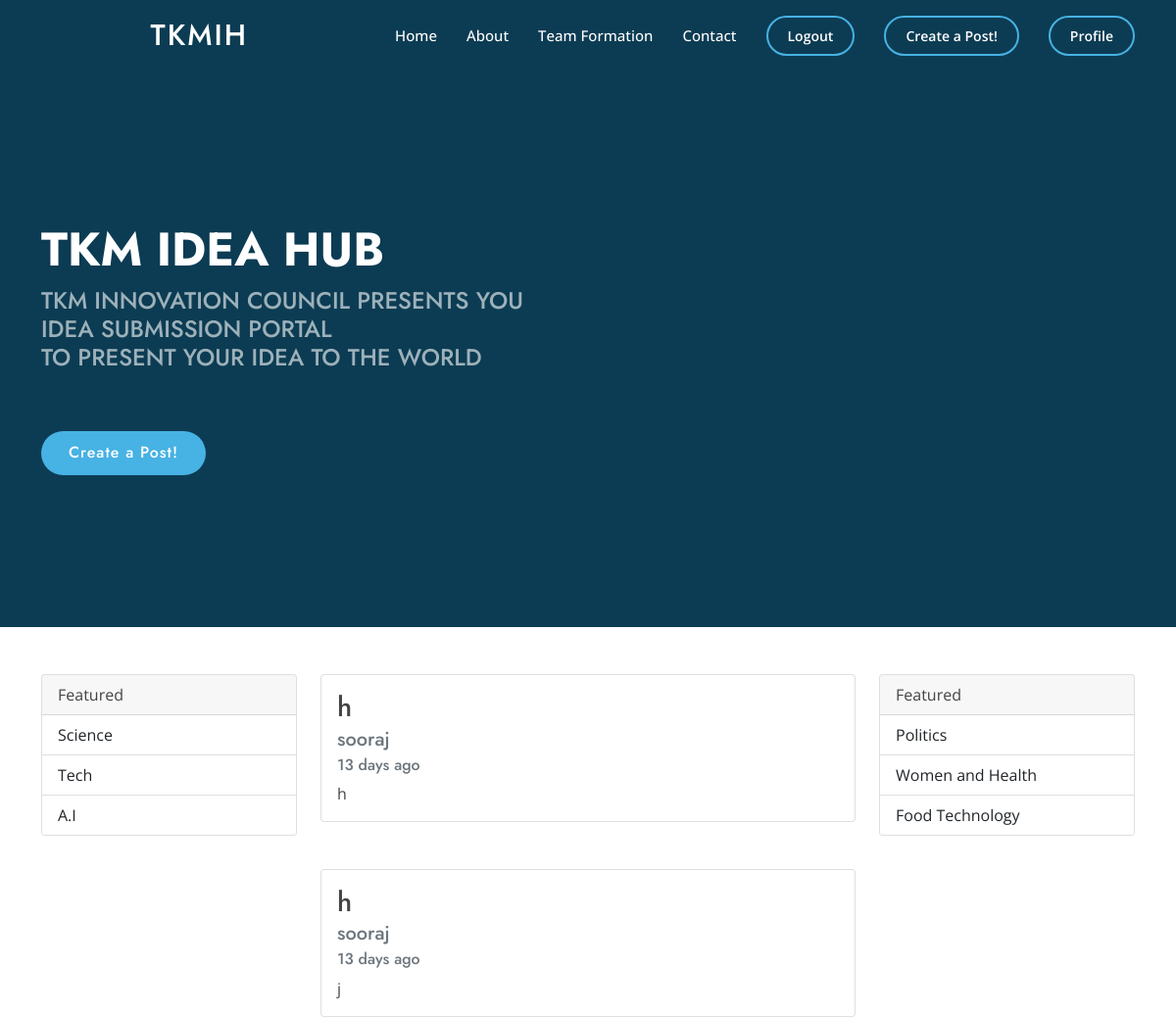
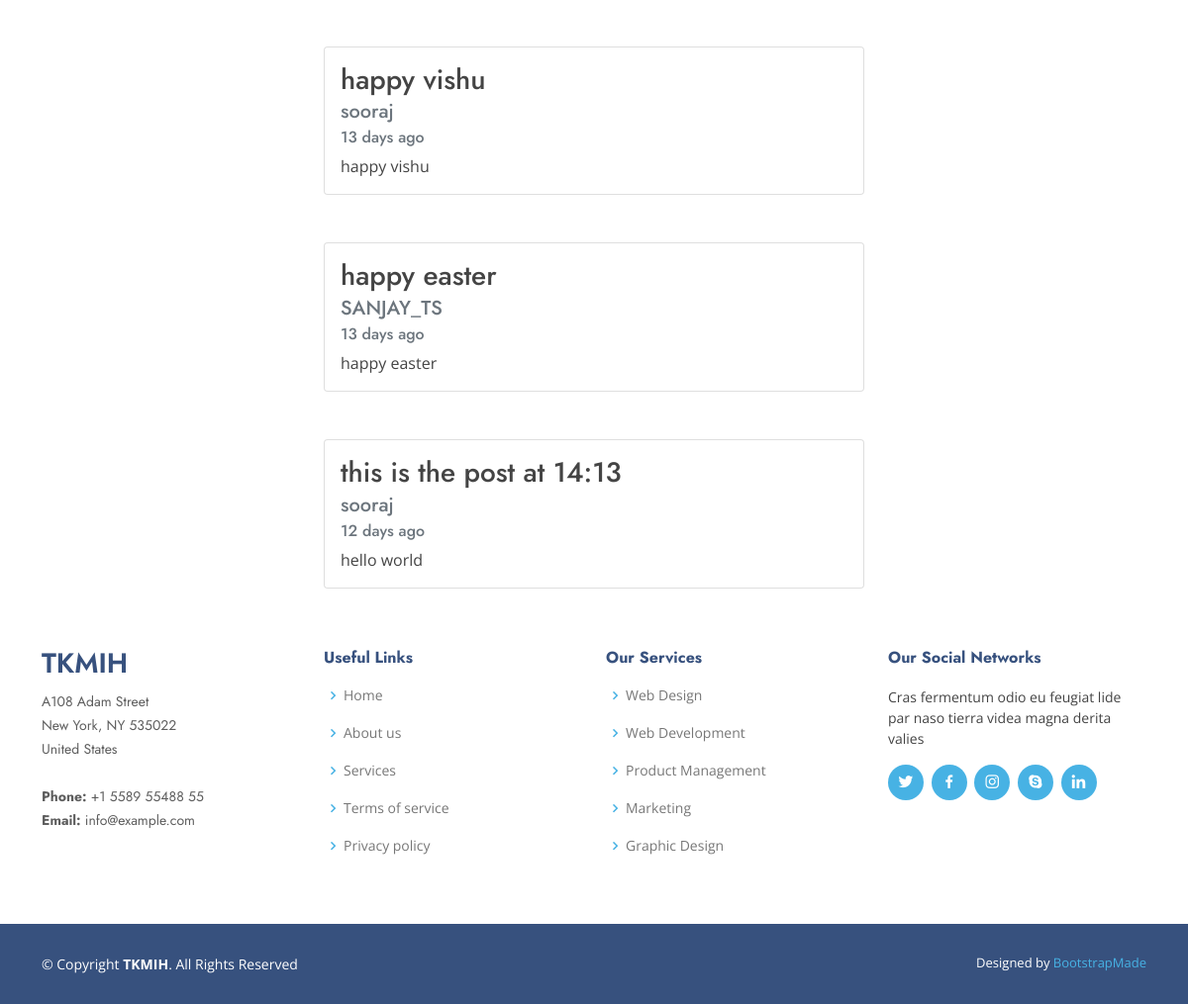
The page /posts (signed in) on the database its author committed (2 pictures, top to bottom).
### tkmir_website/models.py (models this page shows, shortened)
class PostsCreation(models.Model):
    title = models.CharField(max_length=100)
    content = models.TextField()
    date_posted = models.DateTimeField(auto_now_add=True)
    author = models.ForeignKey(User, on_delete=models.CASCADE)

### tkmir_website/views.py (the view)
# urls.py: path('posts',views.posts,name='posts'),
@login_required(login_url='log-reg')
def posts(request):
    posts = PostsCreation.objects.all()
    return render(request, 'tkmir_website/posts.html',{'posts':posts})

### tkmir_website/templatetags/customtags.py (called while the page is built, shortened)
@register.filter
def days_until(date):
    print(datetime.now().time().minute)
    print(datetime.time(date).minute)
    minute = datetime.now().time().minute - datetime.time(date).minute #this is the difference in minutes
    hour = datetime.now().time().hour - datetime.time(date).hour#this is the difference in hours
    day = datetime.now().date() - datetime.date(date)#this is the difference in days
    return str(day.days) + ' days ago'

### tkmir_website/templates/tkmir_website/posts.html (shortened to what this page needs)
{%extends 'tkmir_website/layout.html'%}
{%load customtags%}
{%block posts%}
<div class="container">
    <div class="row">
        <div class="col-sm-12 col-md-3">
            <br>
            <br>
            <div class="card">
                <div class="card-header">
                    Featured
                  </div>
                <ul class="list-group list-group-flush">
                    <li class="list-group-item">Science</li>
                    <li class="list-group-item">Tech</li>
                    <li class="list-group-item">A.I</li>
                </ul>
            </div>
        </div>
        <div class="col-sm-12 col-md-6">
            {% if posts%}
            {%for post in posts%}
            <br>
            <br>
            <div class="card">
                <div class="card-body">
                    <h3 class="card-title">{{post.title}}</h3>
                    <h5 class="card-subtitle mb-2 text-muted">{{post.author}}</h5>
                    <h6 class="card-subtitle mb-2 text-muted">{{post.date_posted|days_until}}</h6>
                    <p class="card-text">{{post.content}}</p>
                </div>
            </div>
            {%endfor%}
            {%endif%}
        </div>
        <div class="col-sm-12 col-md-3">
            <br>
            <br>
            <div class="card">
                <div class="card-header">
                    Featured
                  </div>
                <ul class="list-group list-group-flush">
                    <li class="list-group-item">Politics</li>
                    <li class="list-group-item">Women and Health</li>
                    <li class="list-group-item">Food Technology</li>
                </ul>
            </div>
        </div>
    </div>
</div>
    {%endblock%}

### tkmir_website/templates/tkmir_website/layout.html (shortened to what this page needs)
{%load static %}
<!DOCTYPE html>
<html lang="en">
<head>
  <link href="{% static 'assets/vendor/aos/aos.css' %}" rel="stylesheet">
  <link href="{% static 'assets/vendor/bootstrap/css/bootstrap.min.css' %}" rel="stylesheet">
  <link href="{% static 'assets/vendor/bootstrap-icons/bootstrap-icons.css' %}" rel="stylesheet">
  <link href="{% static 'assets/vendor/boxicons/css/boxicons.min.css' %}" rel="stylesheet">
  <link href="{% static 'assets/vendor/glightbox/css/glightbox.min.css' %}" rel="stylesheet">
  <link href="{% static 'assets/vendor/remixicon/remixicon.css' %}" rel="stylesheet">
  <link href="{% static 'assets/vendor/swiper/swiper-bundle.min.css' %}" rel="stylesheet">
  <link href="{% static 'assets/css/style.css' %}" rel="stylesheet">
  <link href="{% static 'assets/css/style.css' %}" rel="stylesheet">
</head>
<body>
<header id="header" class="fixed-top ">
  <div class="container d-flex align-items-center">
      <h1 class="logo me-auto">
        <a href="{%url 'home'%}">TKMIH</a>
      </h1>
      <nav id="navbar" class="navbar">
          <ul>
              <li>
                  <a class="nav-link scrollto" href="{%url 'home'%}">Home</a>
              </li>
              <li>
                  <a class="nav-link scrollto" href="#about">About</a>
              </li>
              <li>
                  <a class="nav-link scrollto" href="#team">Team Formation</a>
              </li>
              <li>
                  <a class="nav-link scrollto" href="#contact">Contact</a>
              </li>
              {%if user.is_authenticated%}
              <li>
                  <a class="getstarted scrollto" href="{%url 'logout'%}">Logout</a>
              </li>
              <li>
                <a class="getstarted scrollto" href="{%url 'posts_creation'%}">Create a Post!</a>
              </li>
              <li>
                <a class="getstarted scrollto" href="{%url 'profile'%}">Profile</a>
              </li>
              {%else%}
              <li>
                <a class="getstarted scrollto" href="{%url 'log-reg'%}">Login/Register</a>
              </li>
                {%endif%}
          </ul>
      </nav>
  </div>
</header>
<section id="hero" class="d-flex align-items-center">
  <div class="container">
      <div class="row">
          <div class="col-lg-6 d-flex flex-column justify-content-center pt-4 pt-lg-0 order-2 order-lg-1"
               data-aos="fade-up"
               data-aos-delay="200">
              <h1>TKM IDEA HUB</h1>
              <h2>
                  TKM INNOVATION COUNCIL PRESENTS YOU IDEA SUBMISSION PORTAL
                  <BR>
                  TO PRESENT YOUR IDEA TO THE WORLD
              </h2>
              <div class="d-flex justify-content-center justify-content-lg-start">
                {%if user.is_authenticated%}
                <a href="{%url 'posts_creation'%}" class="btn-get-started scrollto">Create a Post!</a>
                {%else%}
                <a href="{%url 'log-reg'%}" class="btn-get-started scrollto">Login/Register</a>
                {%endif%}
              </div>
          </div>
          <div class="col-lg-6 order-1 order-lg-2 hero-img"
               data-aos="zoom-in"
               data-aos-delay="200">
          </div>
      </div>
  </div>
</section>
{%block posts%}
{%endblock%}
<footer id="footer">
  <div class="footer-top">
    <div class="container">
      <div class="row">
        <div class="col-lg-3 col-md-6 footer-contact">
          <h3>TKMIH</h3>
          <p>
            A108 Adam Street <br>
            New York, NY 535022<br>
            United States <br><br>
            <strong>Phone:</strong> +1 5589 55488 55<br>
            <strong>Email:</strong> info@example.com<br>
          </p>
        </div>
        <div class="col-lg-3 col-md-6 footer-links">
          <h4>Useful Links</h4>
          <ul>
            <li><i class="bx bx-chevron-right"></i> <a href="#">Home</a></li>
            <li><i class="bx bx-chevron-right"></i> <a href="#">About us</a></li>
            <li><i class="bx bx-chevron-right"></i> <a href="#">Services</a></li>
            <li><i class="bx bx-chevron-right"></i> <a href="#">Terms of service</a></li>
            <li><i class="bx bx-chevron-right"></i> <a href="#">Privacy policy</a></li>
          </ul>
        </div>
        <div class="col-lg-3 col-md-6 footer-links">
          <h4>Our Services</h4>
          <ul>
            <li><i class="bx bx-chevron-right"></i> <a href="#">Web Design</a></li>
            <li><i class="bx bx-chevron-right"></i> <a href="#">Web Development</a></li>
            <li><i class="bx bx-chevron-right"></i> <a href="#">Product Management</a></li>
            <li><i class="bx bx-chevron-right"></i> <a href="#">Marketing</a></li>
            <li><i class="bx bx-chevron-right"></i> <a href="#">Graphic Design</a></li>
          </ul>
        </div>
        <div class="col-lg-3 col-md-6 footer-links">
          <h4>Our Social Networks</h4>
          <p>Cras fermentum odio eu feugiat lide par naso tierra videa magna derita valies</p>
          <div class="social-links mt-3">
            <a href="#" class="twitter"><i class="bx bxl-twitter"></i></a>
            <a href="#" class="facebook"><i class="bx bxl-facebook"></i></a>
            <a href="#" class="instagram"><i class="bx bxl-instagram"></i></a>
            <a href="#" class="google-plus"><i class="bx bxl-skype"></i></a>
            <a href="#" class="linkedin"><i class="bx bxl-linkedin"></i></a>
          </div>
        </div>
      </div>
    </div>
  </div>
  <div class="container footer-bottom clearfix">
    <div class="copyright">
      &copy; Copyright <strong><span>TKMIH</span></strong>. All Rights Reserved
    </div>
    <div class="credits">
      Designed by <a href="https://bootstrapmade.com/">BootstrapMade</a>
    </div>
  </div>
</footer>
</body>
</html>

### static/assets/css/style.css (style rules this page uses)
body { font-family: "Open Sans", sans-serif; color: #444444; }
a { color: #47b2e4; text-decoration: none; }
h1, h2, h3, h4, h5, h6 { font-family: "Jost", sans-serif; }
#header { transition: all 0.5s; z-index: 997; padding: 15px 0; }
#header .logo { font-size: 30px; margin: 0; padding: 0; line-height: 1; font-weight: 500; letter-spacing: 2px; text-transform: uppercase; }
#header .logo a { color: #fff; }
.navbar { padding: 0; }
.navbar ul { margin: 0; padding: 0; display: flex; list-style: none; align-items: center; }
.navbar li { position: relative; }
.navbar a, .navbar a:focus { display: flex; align-items: center; justify-content: space-between; padding: 10px 0 10px 30px; font-size: 15px; font-weight: 500; color: #fff; white-space: nowrap; transition: 0.3s; }
.navbar .getstarted, .navbar .getstarted:focus { padding: 8px 20px; margin-left: 30px; border-radius: 50px; color: #fff; font-size: 14px; border: 2px solid #47b2e4; font-weight: 600; }
#hero { width: 100%; height: 80vh; background:#0c3c53; }
#hero .container { padding-top: 72px; }
#hero h1 { margin: 0 0 10px 0; font-size: 48px; font-weight: 700; line-height: 56px; color: #fff; }
#hero h2 { color: rgba(255, 255, 255, 0.6); margin-bottom: 50px; font-size: 24px; }
#hero .btn-get-started { font-family: "Jost", sans-serif; font-weight: 500; font-size: 16px; letter-spacing: 1px; display: inline-block; padding: 10px 28px 11px 28px; border-radius: 50px; transition: 0.5s; margin: 10px 0 0 0; color: #fff; background: #47b2e4; }
section { padding: 60px 0; overflow: hidden; }
#footer { font-size: 14px; background: #37517e; }
#footer .footer-top { padding: 60px 0 30px 0; background: #fff; }
#footer .footer-top .footer-contact { margin-bottom: 30px; }
#footer .footer-top .footer-contact h3 { font-size: 28px; margin: 0 0 10px 0; padding: 2px 0 2px 0; line-height: 1; text-transform: uppercase; font-weight: 600; color: #37517e; }
#footer .footer-top .footer-contact p { font-size: 14px; line-height: 24px; margin-bottom: 0; font-family: "Jost", sans-serif; color: #5e5e5e; }
#footer .footer-top h4 { font-size: 16px; font-weight: bold; color: #37517e; position: relative; padding-bottom: 12px; }
#footer .footer-top .footer-links { margin-bottom: 30px; }
#footer .footer-top .footer-links ul { list-style: none; padding: 0; margin: 0; }
#footer .footer-top .footer-links ul i { padding-right: 2px; color: #47b2e4; font-size: 18px; line-height: 1; }
#footer .footer-top .footer-links ul li { padding: 10px 0; display: flex; align-items: center; }
#footer .footer-top .footer-links ul li:first-child { padding-top: 0; }
#footer .footer-top .footer-links ul a { color: #777777; transition: 0.3s; display: inline-block; line-height: 1; }
#footer .footer-top .social-links a { font-size: 18px; display: inline-block; background: #47b2e4; color: #fff; line-height: 1; padding: 8px 0; margin-right: 4px; border-radius: 50%; text-align: center; width: 36px; height: 36px; transition: 0.3s; }
#footer .footer-bottom { padding-top: 30px; padding-bottom: 30px; color: #fff; }
#footer .copyright { float: left; }
#footer .credits { float: right; font-size: 13px; }
#footer .credits a { transition: 0.3s; }

### rows shown on the page
PostsCreation: title "h", author "sooraj", date_posted|days_until "13 days ago", content "h"
PostsCreation: title "h", author "sooraj", date_posted|days_until "13 days ago", content "j"
PostsCreation: title "happy vishu", author "sooraj", date_posted|days_until "13 days ago", content "happy vishu"
PostsCreation: title "happy easter", author "SANJAY_TS", date_posted|days_until "13 days ago", content "happy easter"
PostsCreation: title "this is the post at 14:13", author "sooraj", date_posted|days_until "12 days ago", content "hello world"
